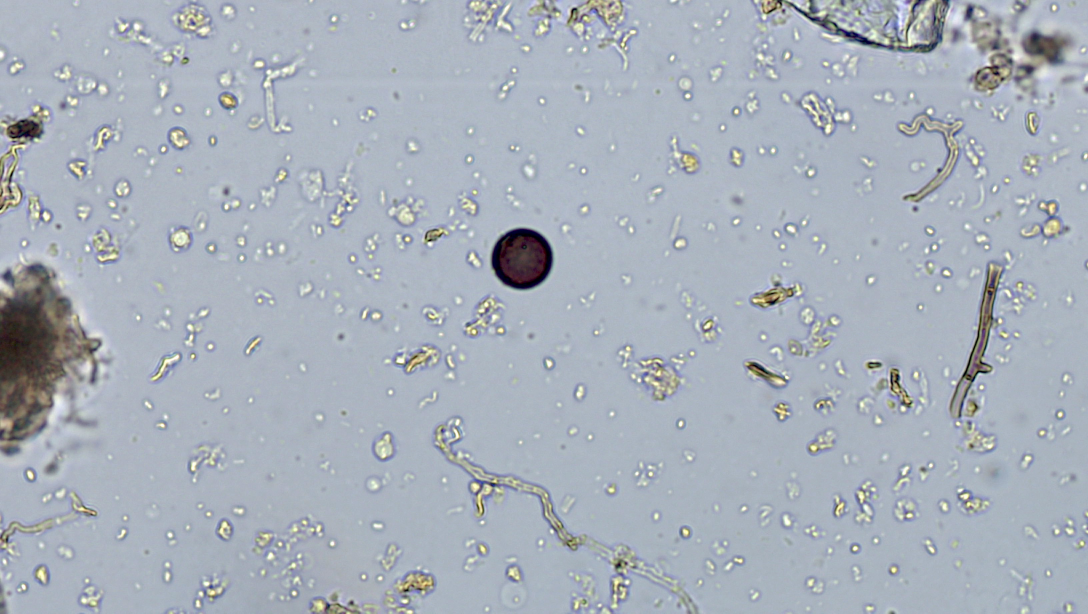
#> input picture creative-code/source-micrographs/Fungal hyphae 40x obj Tanja Dekker.jpg, 3264 x 1840 px, found by its file name (shown at 1/3 size)
$ python spiral.py
#> lines starting #> are read from the running program, lines starting #| are printed output that depends on the picture; after the words box and inside, x2 and y2 are one past the last pixel; in counts of white or black regions, pixels touching at a corner belong together
import numpy as np, cv2
from PIL import Image, ImageDraw, ImageCms
from scipy.ndimage import gaussian_filter
ICC=ImageCms.ImageCmsProfile(ImageCms.createProfile('sRGB')).tobytes()
M='/home/claude/merch/micro/'
W,H=2250,2700
def make(photo,c0,c1,seed,out,zoom=1.0,cx=.5,cy=.5,turns=2.7):
#> called with photo = 'Fungal hyphae 40x obj Tanja Dekker.jpg', c0 = (24, 52, 34), c1 = (170, 206, 140), seed = 5, out = 'SFW-spiral-hyphae-back.png', zoom = 1.1, cx = 0.5, cy = 0.5
    rng=np.random.default_rng(seed)
    g=cv2.imread(M+photo,0).astype(np.float32); h,w=g.shape; s=max(W/w,H/h)*zoom
#> after `g = cv2.imread(M + photo, 0).astype(np.float32)`:
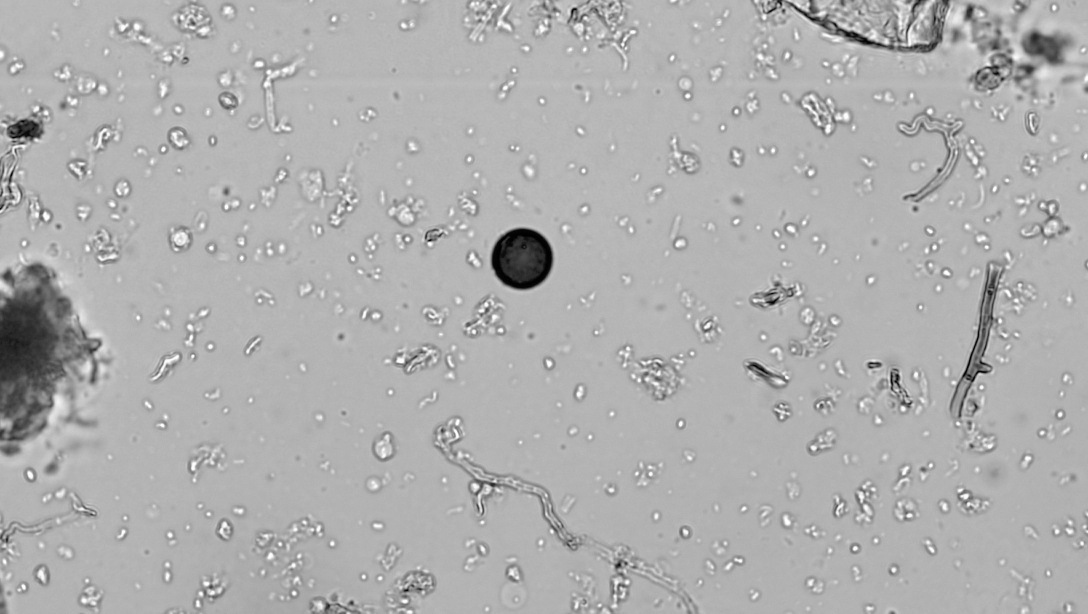
#> g: shape (1840, 3264) float32 (shown at 1/3 size); min 0, max 255, mean 175.2
#> after `h, w = g.shape`: h = 1840; w = 3264
#> after `s = max(W / w, H / h) * zoom`: s = 1.61
    g=cv2.resize(g,(int(w*s)+2,int(h*s)+2)); y0=int((g.shape[0]-H)*cy); x0=int((g.shape[1]-W)*cx); g=g[y0:y0+H,x0:x0+W]
#> after `y0 = int((g.shape[0] - H) * cy)`: y0 = 136
#> after `x0 = int((g.shape[1] - W) * cx)`: x0 = 1510
#> after `g = g[y0:y0 + H, x0:x0 + W]`:
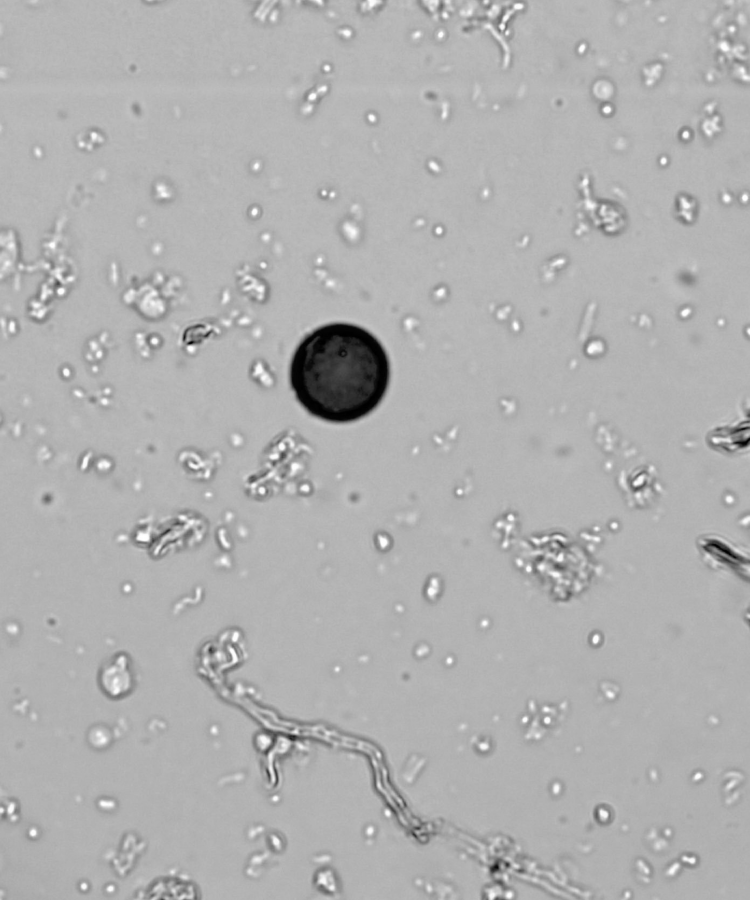
#> g: shape (2700, 2250) float32 (shown at 1/3 size); min 0, max 255, mean 177.3
    g=cv2.equalizeHist(g.astype(np.uint8)).astype(np.float32)/255
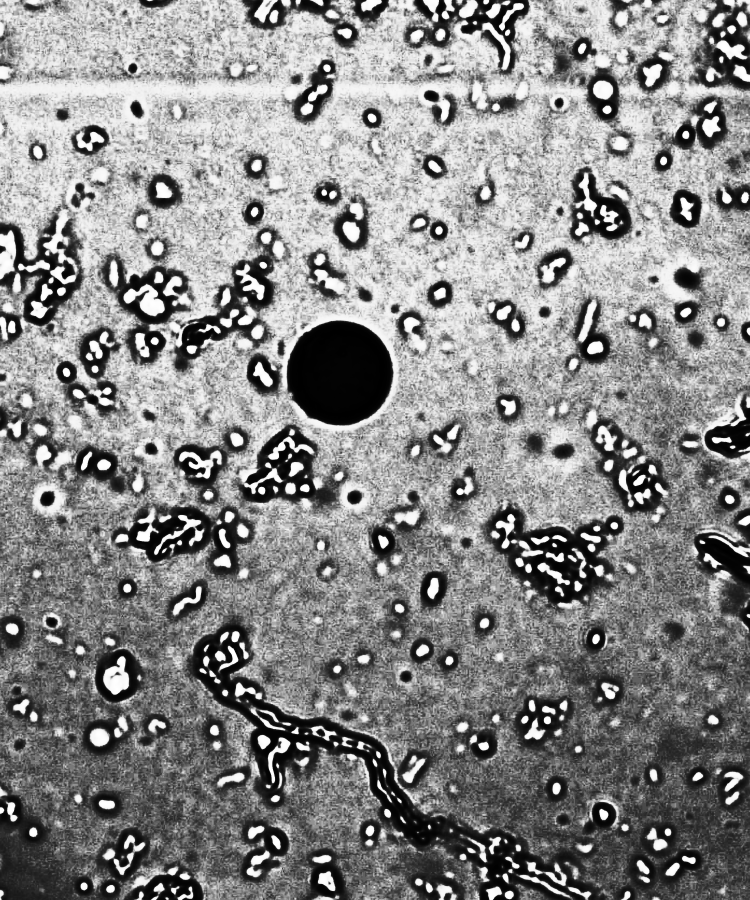
#> g: shape (2700, 2250) float32 (shown at 1/3 size); min 0, max 1, mean 0.531
    a=np.array(c0,np.float32); b=np.array(c1,np.float32); rgb=(a+(b-a)*g[...,None])
#> after `rgb = a + (b - a) * g[..., None]`:
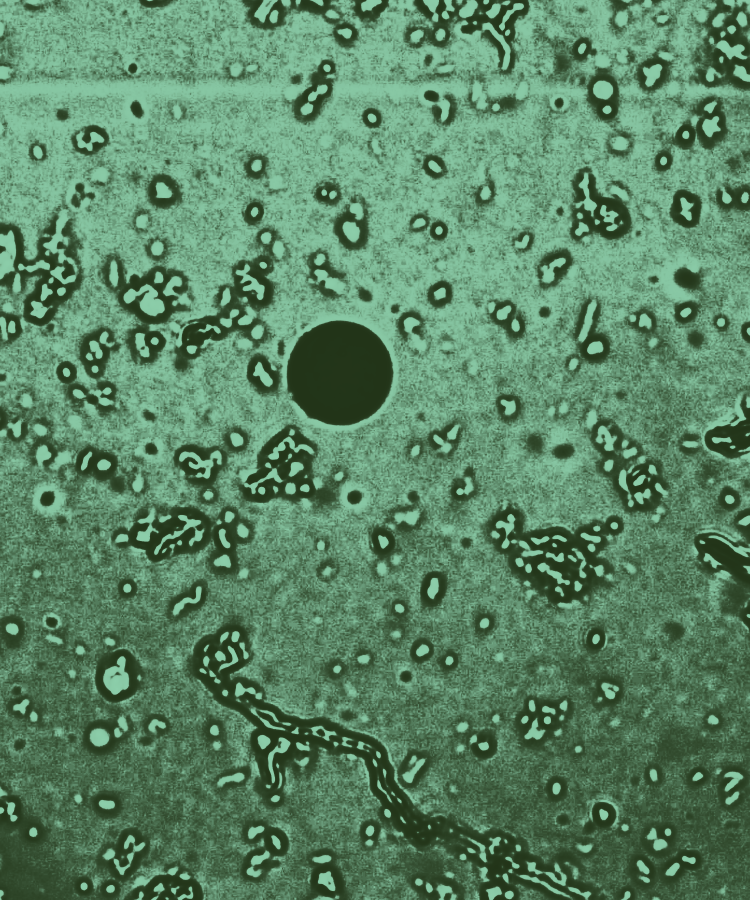
#> rgb: shape (2700, 2250, 3) float32 (shown at 1/3 size); mean of channels 0, 1, 2 100.8, 134.3, 90.8; drawn as B, G, R
    # hand-cut outer shape: wobbly rounded rectangle-ish blob
    t=np.linspace(0,2*np.pi,400,endpoint=False); r=np.ones_like(t)
    for f in range(2,9): r+=0.16/f*rng.normal()*np.cos(f*t+rng.uniform(0,6.3))
    sq=np.abs(np.cos(t))**0.6*np.sign(np.cos(t)), np.abs(np.sin(t))**0.6*np.sign(np.sin(t))
    pts=list(zip(W/2+0.47*W*r*sq[0], H/2+0.47*H*r*sq[1]))
    mk=Image.new('L',(W,H),0); d=ImageDraw.Draw(mk); d.polygon(pts,fill=255)
#> after `mk = Image.new('L', (W, H), 0)`: mk: PIL image 2250x2700 L; every value is 0
    # spiral cut, drawn like by hand: radius grows unevenly, line weight changes
    n=2000; th=np.linspace(1.2,turns*2*np.pi,n)
    wob=gaussian_filter(rng.normal(0,1,n),25)*110
    rad=(th/(turns*2*np.pi))*0.42*W*1.0+wob
    xs=W/2+rad*np.cos(th)*1.0; ys=H/2+rad*np.sin(th)*1.15
    lw=(230+gaussian_filter(rng.normal(0,1,n),40)*260).clip(150,320)
    for i in range(0,n-1):
        d.line([(xs[i],ys[i]),(xs[i+1],ys[i+1])],fill=0,width=int(lw[i]))
        d.ellipse([xs[i]-lw[i]/2,ys[i]-lw[i]/2,xs[i]+lw[i]/2,ys[i]+lw[i]/2],fill=0)
    m=np.asarray(mk.filter(__import__('PIL.ImageFilter',fromlist=['x']).GaussianBlur(1.2)))>127
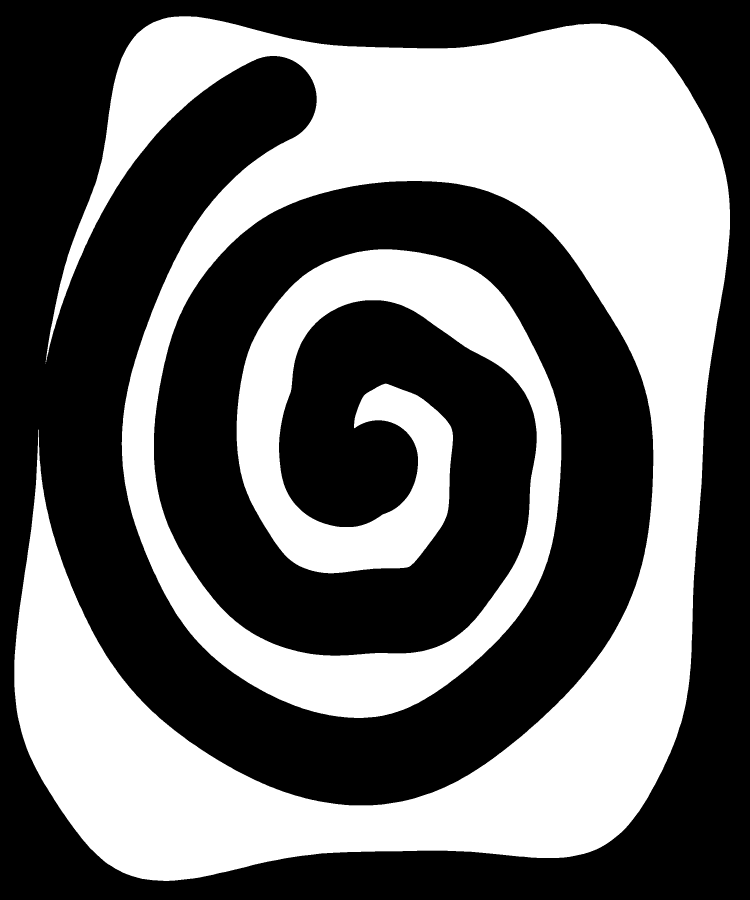
#> m: shape (2700, 2250) bool (shown at 1/3 size); 41.7% white; 2 white regions (1 under 20 px), largest, box (x1, y1, x2, y2) and area: (43, 49, 2190, 2643) 2530427
    out_im=np.zeros((H,W,4),np.uint8); out_im[...,:3]=rgb.astype(np.uint8); out_im[...,3]=m*255
    Image.fromarray(out_im).save(out,icc_profile=ICC,dpi=(300,300))
make('Fungal hyphae 40x obj Tanja Dekker.jpg',(24,52,34),(170,206,140),5,'SFW-spiral-hyphae-back.png',zoom=1.1)
make('Testate amoebae 40x obj Jimena Fuentes.jpg',(52,34,96),(200,186,236),8,'SFW-spiral-testate-back.png',zoom=1.3,cx=.3,cy=.6)
#> (the run stopped early here; a loop or call above may not have finished)

$ run again, with creative-code/source-micrographs/Earthworm chaeta 10x obj Eric Feiler.jpg copied over creative-code/source-micrographs/Fungal hyphae 40x obj Tanja Dekker.jpg
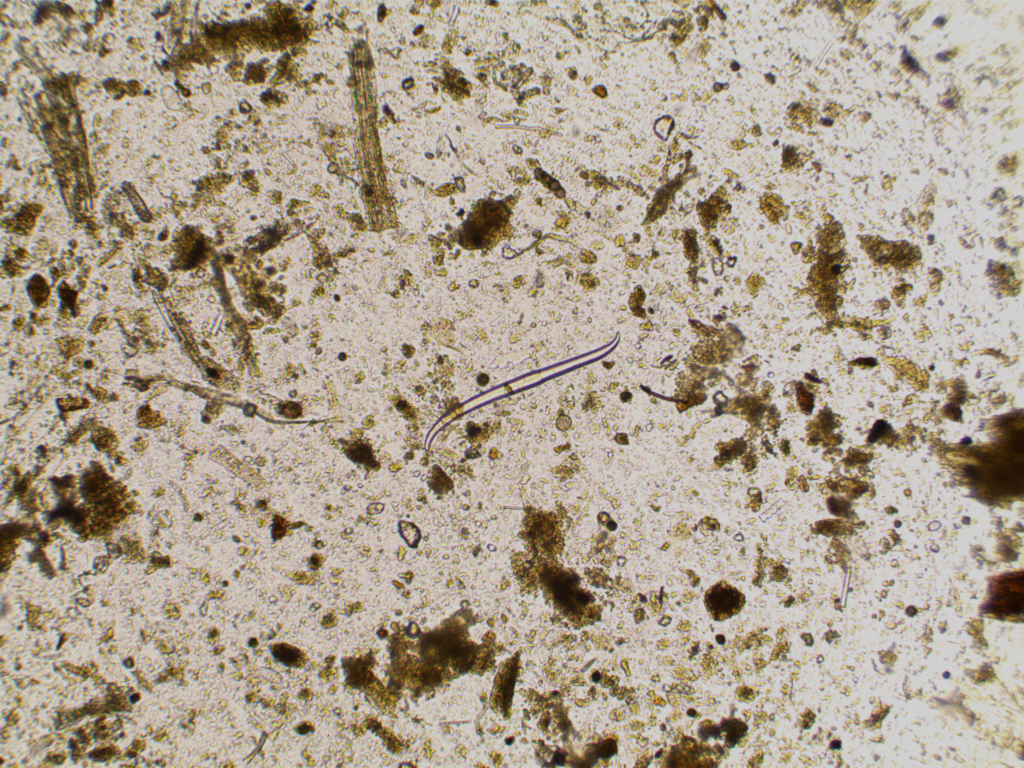
#> input picture creative-code/source-micrographs/Earthworm chaeta 10x obj Eric Feiler.jpg, 2048 x 1536 px, found by its file name (shown at 1/2 size)
#> in make, `g=cv2.equalizeHist(g.astype(np.uint8)).astype(np.float32)/255`:
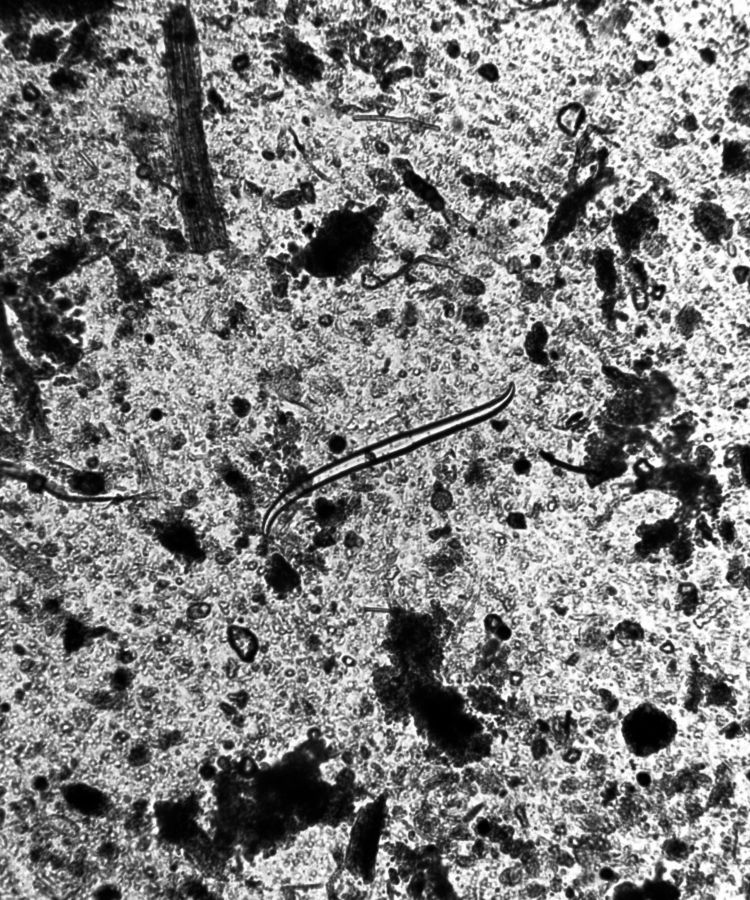
#> g: shape (2700, 2250) float32 (shown at 1/3 size); min 0, max 1, mean 0.506
#> in make, `rgb = a + (b - a) * g[..., None]`:
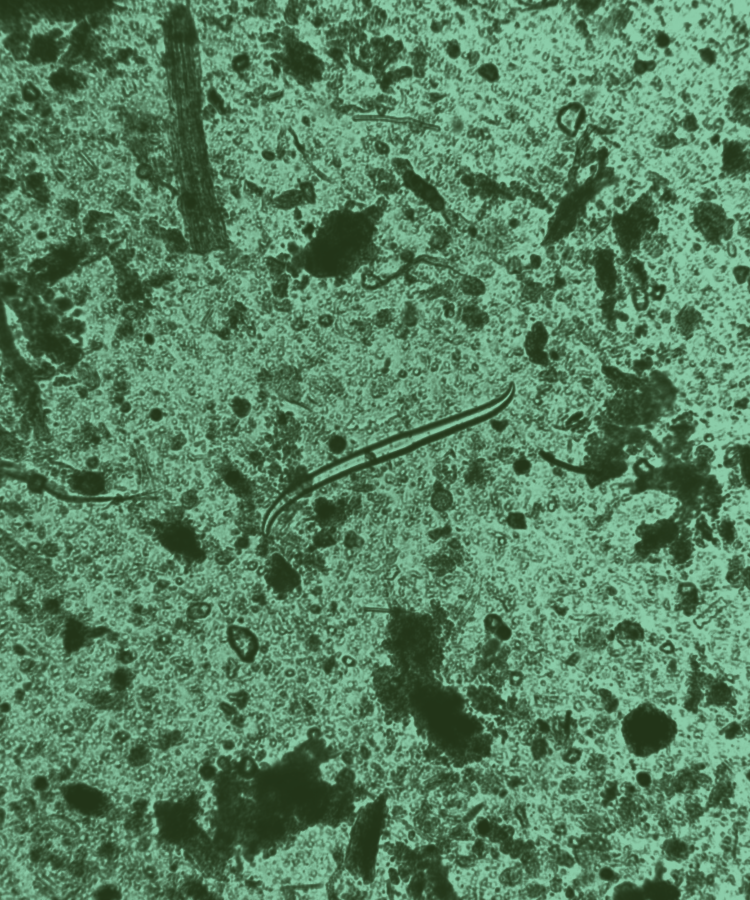
#> rgb: shape (2700, 2250, 3) float32 (shown at 1/3 size); mean of channels 0, 1, 2 97.8, 130, 87.5; drawn as B, G, R
#> mk: PIL image 2250x2700 L; every value is 0
#> m: shape (2700, 2250) bool; 41.7% white; 2 white regions (1 under 20 px), largest, box (x1, y1, x2, y2) and area: (43, 49, 2190, 2643) 2530427
